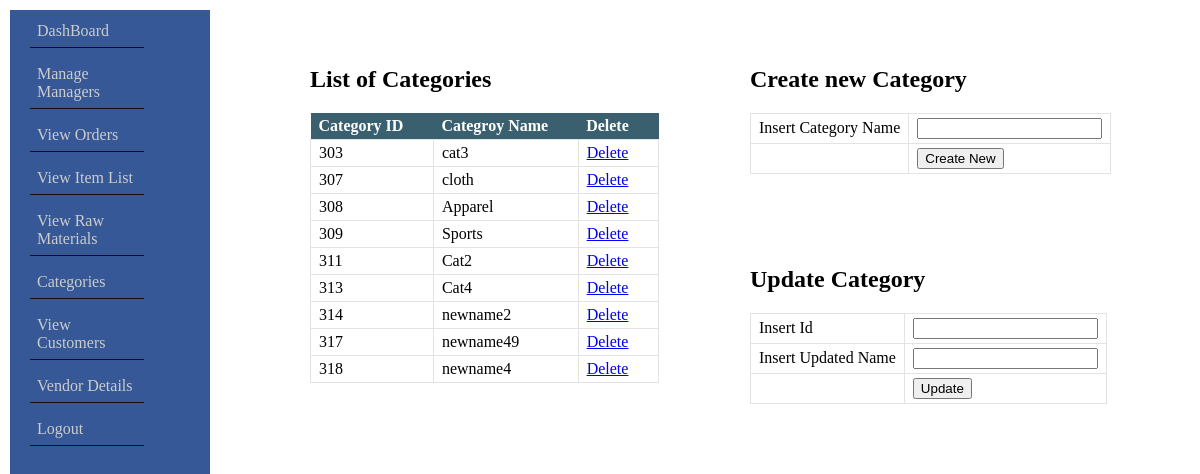
The app's page /view_categories_admin.php with its own data.
### tables this page shows
CREATE TABLE `categories` (
  `category_id` int(10) NOT NULL,
  `category_name` varchar(20) NOT NULL
);

### db.php (called while the page is built, shortened)
<?php
function getJSONFromDB($sql){
	$conn = mysqli_connect("localhost", "root", "","ims");
	$result = mysqli_query($conn, $sql)or die(mysqli_error($$conn));
	$arr=array();
	while($row = mysqli_fetch_assoc($result)) {
		$arr[]=$row;
	}
	return json_encode($arr);
}
?>

### view_categories_admin.php (the view, shortened to what this page needs)
<?php
require("db.php");
$result = getJSONFromDB("select * from categories");
$result = json_decode($result, true);
?>
<!DOCTYPE html>
<html>
<head>
</head>
<body>
	<br><br>
	<div id="bd">
		<div class="left">
			<table id="tbb">
			<h2>List of Categories</h2>
				<th>Category ID</th> <th>Categroy Name</th>  <th>Delete</th>
				<?php
					for($i=0;$i<sizeof($result);$i++){
						$cid = $result[$i]["category_id"];
						$cname = $result[$i]["category_name"];
						echo "<tr>
							<td>$cid</td>
							<td>$cname</td>
							<td><a href='view_categories_admin.php?did=$cid'>Delete</a></td>
						 </tr>";
					}
				 ?>
			</table>
		</div>
		<div class="right">
			<div>
			<form action="view_categories_admin.php" method="POST">
				<table id="tbb">
					<h2>Create new Category</h2>
					<tr>
						<td>Insert Category Name</td>
						<td><input type="text" name="category_name"></td>
					</tr>
					<tr>
						<td></td>
						<td> <input type="submit" name="create_new_category" value="Create New"></td>
					</tr>
				</table>
			</form action="view_categories_admin.php" method="POST">
		</div>
		<br><br>
		<div>
			<form>
				<br><br>
				<table id="tbb">
					<h2>Update Category</h2>
					<tr>
						<td>Insert Id</td>
						<td><input type="number" name="idnum"></td>
					</tr>
					<tr>
						<td>Insert Updated Name</td>
						<td><input type="text" name="new_cat_name"></td>
					</tr>
					<tr>
						<td></td>
						<td> <input type="submit" name="update_category" value="Update"></td>
					</tr>
				</table>
			</form>
		</div>
		</div>
	</div>
</body>
</html>

### admin_side_bar_style.css (style rules this page uses)
body { margin: 10px; padding: 0px; }
#sidebar { background: #365896; width:200px; height:100%; display: block; position: absolute; left: 0px top: 0px; }
ul { margin: 0px; padding: 0px 20px; }
ul li { list-style: none; padding: 5px 0px; border-bottom: 1px solid rgba(50,30,70,0,3); }
ul li a { background: #365896; color: #ccc; border-bottom: 1px solid #111; display: block; width: 100px; padding: 7px; text-decoration: none; }

### view_categories_admin.php (style rules this page uses)
#bd { margin-left: 300px; }
.left { width: 50%; float: left; }
.right { width: 50%; float: right; }
#tbb { border-collapse: collapse; }
#tbb th { text-align: left; background-color: #3a6070; color: #FFF; padding: 4px 30px 4px 8px; }
#tbb td { border : 1px solid #e3e3e3; padding: 4px 8px; }

### records on screen
categories: category_id "303", category_name "cat3"
categories: category_id "307", category_name "cloth"
categories: category_id "308", category_name "Apparel"
categories: category_id "309", category_name "Sports"
categories: category_id "311", category_name "Cat2"
categories: category_id "313", category_name "Cat4"
categories: category_id "314", category_name "newname2"
categories: category_id "317", category_name "newname49"
categories: category_id "318", category_name "newname4"
